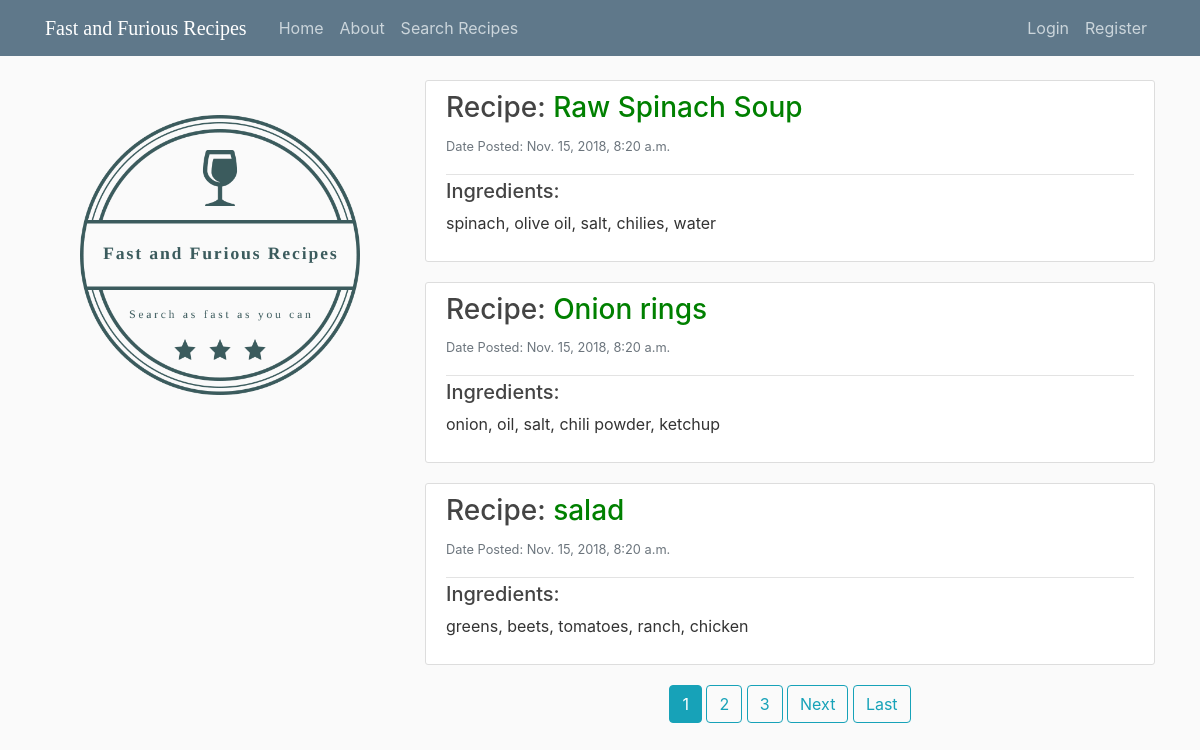
The app's page /, older data.
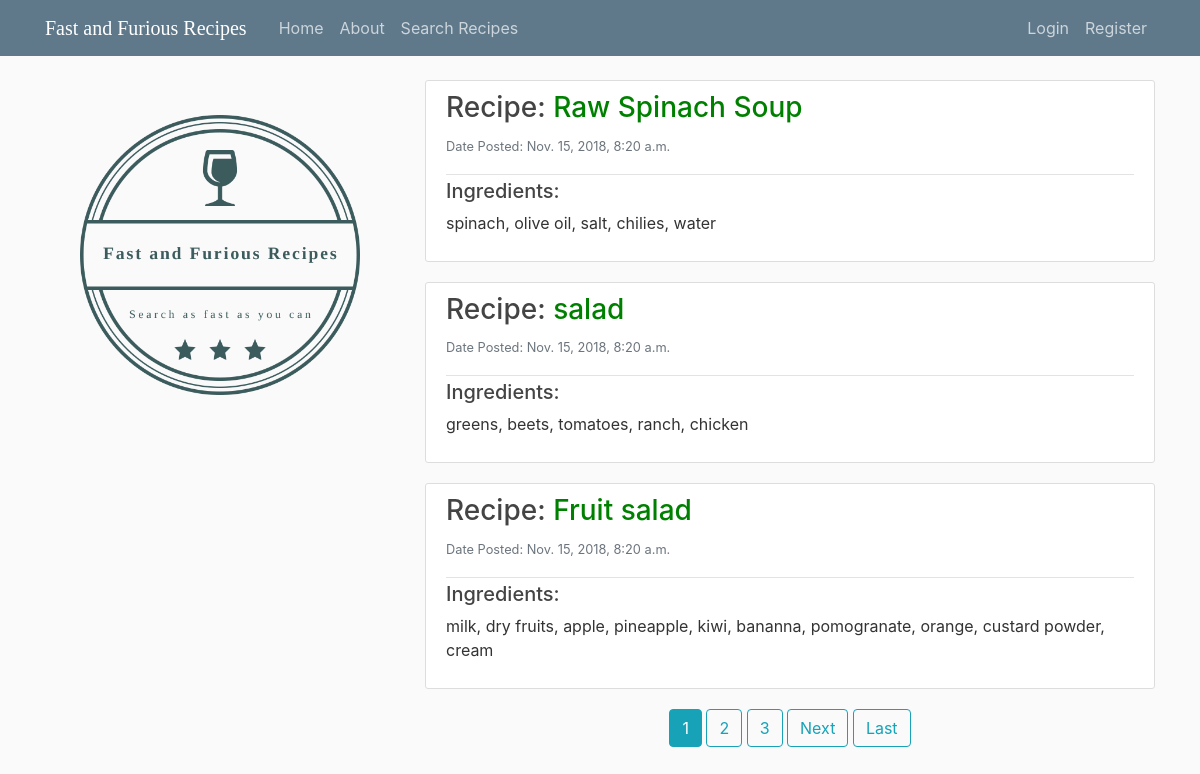
The same page, newer data.
### recipes/models.py (models this page shows, shortened)
class Recipes(models.Model):
    title = models.CharField(max_length=100)
    ingredients = models.TextField()
    content = models.TextField()
    date_posted = models.DateTimeField(default=timezone.now)
    author = models.ForeignKey(User, on_delete=models.CASCADE)

### recipes/views.py (the view)
# urls.py: path('', RecipesListView.as_view(), name='recipes-home'),
class RecipesListView(ListView):
    model = Recipes
    template_name = 'recipes/home.html'
    context_object_name = 'recipes'
    ordering = ['-date_posted']
    paginate_by = 3

### recipes/templates/recipes/home.html (shortened to what this page needs)
{% extends "recipes/base.html" %}
{% block content%}
  {% for recipe in recipes %}
     <article class="media content-section">
      <div class="media-body">
      <div class="article-metadata">
          <h3><a class="article-title" href="{% url 'recipes-detail' recipe.id %}"> Recipe: <font color = "green"> {{ recipe.title }}</font></a></h3>
            <p> <small class="text-muted"> Date Posted:  {{recipe.date_posted}} </small></p>
      </div>
          <h5>Ingredients: </h5> <p>  {{ recipe.ingredients}}</p>
      </div>
    </article>
  {% endfor %}
<div align="center">
  {% if is_paginated %}
      {% for num in page_obj.paginator.page_range %}
        {% if page_obj.number == num %}
          <a class="btn btn-info mb-4" href="?page={{ num }}">{{ num }}</a>
        {% elif num > page_obj.number|add:'-3' and num < page_obj.number|add:'3' %}
          <a class="btn btn-outline-info mb-4" href="?page={{ num }}">{{ num }}</a>
        {% endif %}
      {% endfor %}
      {% if page_obj.has_next %}
        <a class="btn btn-outline-info mb-4" href="?page={{ page_obj.next_page_number }}">Next</a>
        <a class="btn btn-outline-info mb-4" href="?page={{ page_obj.paginator.num_pages }}">Last</a>
      {% endif %}
    {% endif %}
</div>
{% endblock content%}

Row changes from the older to the newer data that the page shows:
removed Recipes: title "Onion rings", date_posted "Nov. 15, 2018, 8:20 a.m.", ingredients "onion, oil, salt, chili powder, ketchup"
now on this page (row unchanged): Recipes: title "Fruit salad", date_posted "Nov. 15, 2018, 8:20 a.m.", ingredients "milk, dry fruits, apple, pineapple, kiwi, bananna, pomogranate, orange, custard powder, cream"
